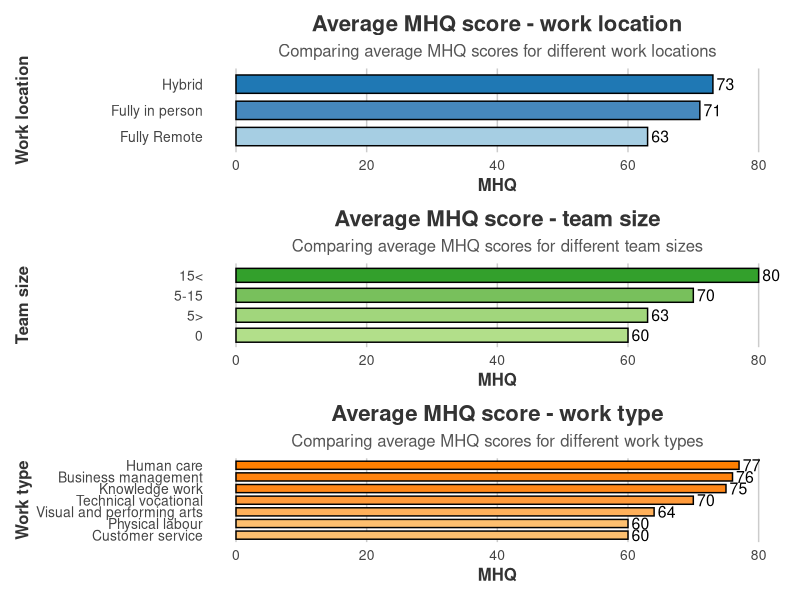

Write the R code that produced this figure.
library(ggplot2)
library(patchwork)

categories_work_location <- c("Hybrid", "Fully Remote", "Fully in person")
scores_work_location <- c(73, 63, 71)

categories_team_size <- c("15<", "5-15", "5>", "0")
scores_team_size <- c(80, 70, 63, 60)

categories_work_type <- c("Human care", "Business management", "Knowledge work",
                          "Technical vocational", "Visual and performing arts",
                          "Customer service", "Physical labour")
scores_work_type <- c(77, 76, 75, 70, 64, 60, 60)

base_theme <- theme_minimal() +
  theme(
    plot.title = element_text(size = 16, face = "bold", hjust = 0.5, color = "#333333"),
    plot.subtitle = element_text(size = 12, hjust = 0.5, color = "#555555"),
    axis.title = element_text(size = 12, face = "bold", color = "#333333"),
    axis.text = element_text(size = 10, color = "#444444"),
    panel.grid.major.x = element_line(color = "gray80", size = 0.5),
    panel.grid.minor.x = element_blank(),
    panel.grid.major.y = element_blank(),
    legend.position = "none"
  )

plot1 <- ggplot(data.frame(Category = categories_work_location, Score = scores_work_location),
                aes(x = reorder(Category, Score), y = Score, fill = Score)) +
  geom_bar(stat = "identity", color = "black", width = 0.7) +
  geom_text(aes(label = Score), hjust = -0.2, size = 4, color = "black") +
  scale_fill_gradient(low = "#a6cee3", high = "#1f78b4") +
  labs(
    title = "Average MHQ score - work location",
    subtitle = "Comparing average MHQ scores for different work locations",
    x = "Work location",
    y = "MHQ"
  ) +
  ylim(0, 80) +
  coord_flip() +
  base_theme

plot2 <- ggplot(data.frame(Category = categories_team_size, Score = scores_team_size),
                aes(x = reorder(Category, Score), y = Score, fill = Score)) +
  geom_bar(stat = "identity", color = "black", width = 0.7) +
  geom_text(aes(label = Score), hjust = -0.2, size = 4, color = "black") +
  scale_fill_gradient(low = "#b2df8a", high = "#33a02c") +
  labs(
    title = "Average MHQ score - team size",
    subtitle = "Comparing average MHQ scores for different team sizes",
    x = "Team size",
    y = "MHQ"
  ) +
  ylim(0, 80) +
  coord_flip() +
  base_theme

plot3 <- ggplot(data.frame(Category = categories_work_type, Score = scores_work_type),
                aes(x = reorder(Category, Score), y = Score, fill = Score)) +
  geom_bar(stat = "identity", color = "black", width = 0.7) +
  geom_text(aes(label = Score), hjust = -0.2, size = 4, color = "black") +
  scale_fill_gradient(low = "#fdbf6f", high = "#ff7f00") +
  labs(
    title = "Average MHQ score - work type",
    subtitle = "Comparing average MHQ scores for different work types",
    x = "Work type",
    y = "MHQ"
  ) +
  ylim(0, 80) +
  coord_flip() +
  base_theme

combined_plot <- plot1 / plot2 / plot3
combined_plot
